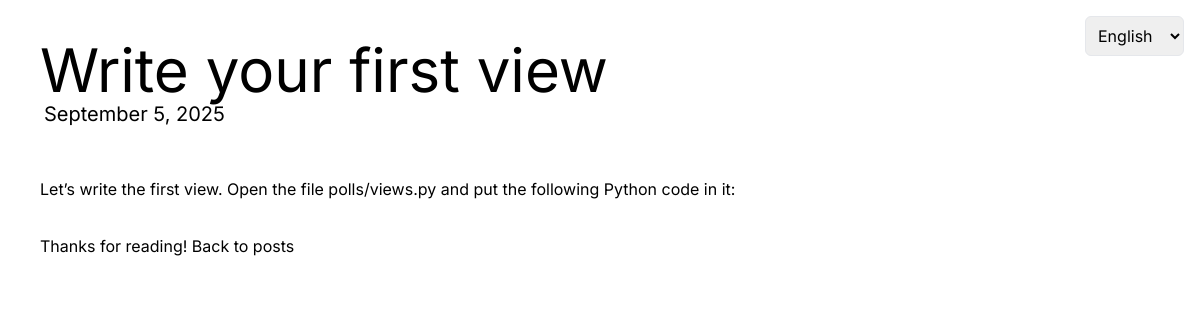
Page /4/ on the committed database.
### posts/models.py (models this page shows, shortened)
class Post(models.Model):
    title = models.CharField(max_length=200)
    content = models.TextField()
    created_at = models.DateTimeField(auto_now_add=True)

### posts/views.py (the view)
# urls.py: path("<int:pk>/", views.post_detail, name="post_detail"),
def post_detail(request, pk):
    post = get_object_or_404(Post, id=pk)
    return render(request, "posts/post_detail.html", {"post": post})

### posts/templates/posts/post_detail.html (shortened to what this page needs)
{% extends "base.html" %}
{% load i18n %}
{% block content %}
  <div class="flex flex-col gap-8 p-4">
    <div>
      <h1 class="text-primary text-6xl">{{ post.title }}</h1>
      <p class="text-base-content/50 text-xl ml-1">{{ post.created_at|date:"F j, Y" }}</p>
    </div>
    <div class="mt-4">
      <p class="leading-relaxed">{{ post.content }}</p>
    </div>
    <p>
      {% translate "Thanks for reading!" %}
      <a href="{% url 'post_list' %}" class="text-primary hover:underline">{% translate "Back to posts" %}</a>
    </p>
  </div>
{% endblock content %}

### theme/templates/base.html (style rules this page uses)
body { font-family: 'Inter', sans-serif; }

### rows in the picture
Post: title "Write your first view", created_at "September 5, 2025", content "Let’s write the first view. Open the file polls/views.py and put the following Python code in it:"

### other values in the picture
form field language "English"
